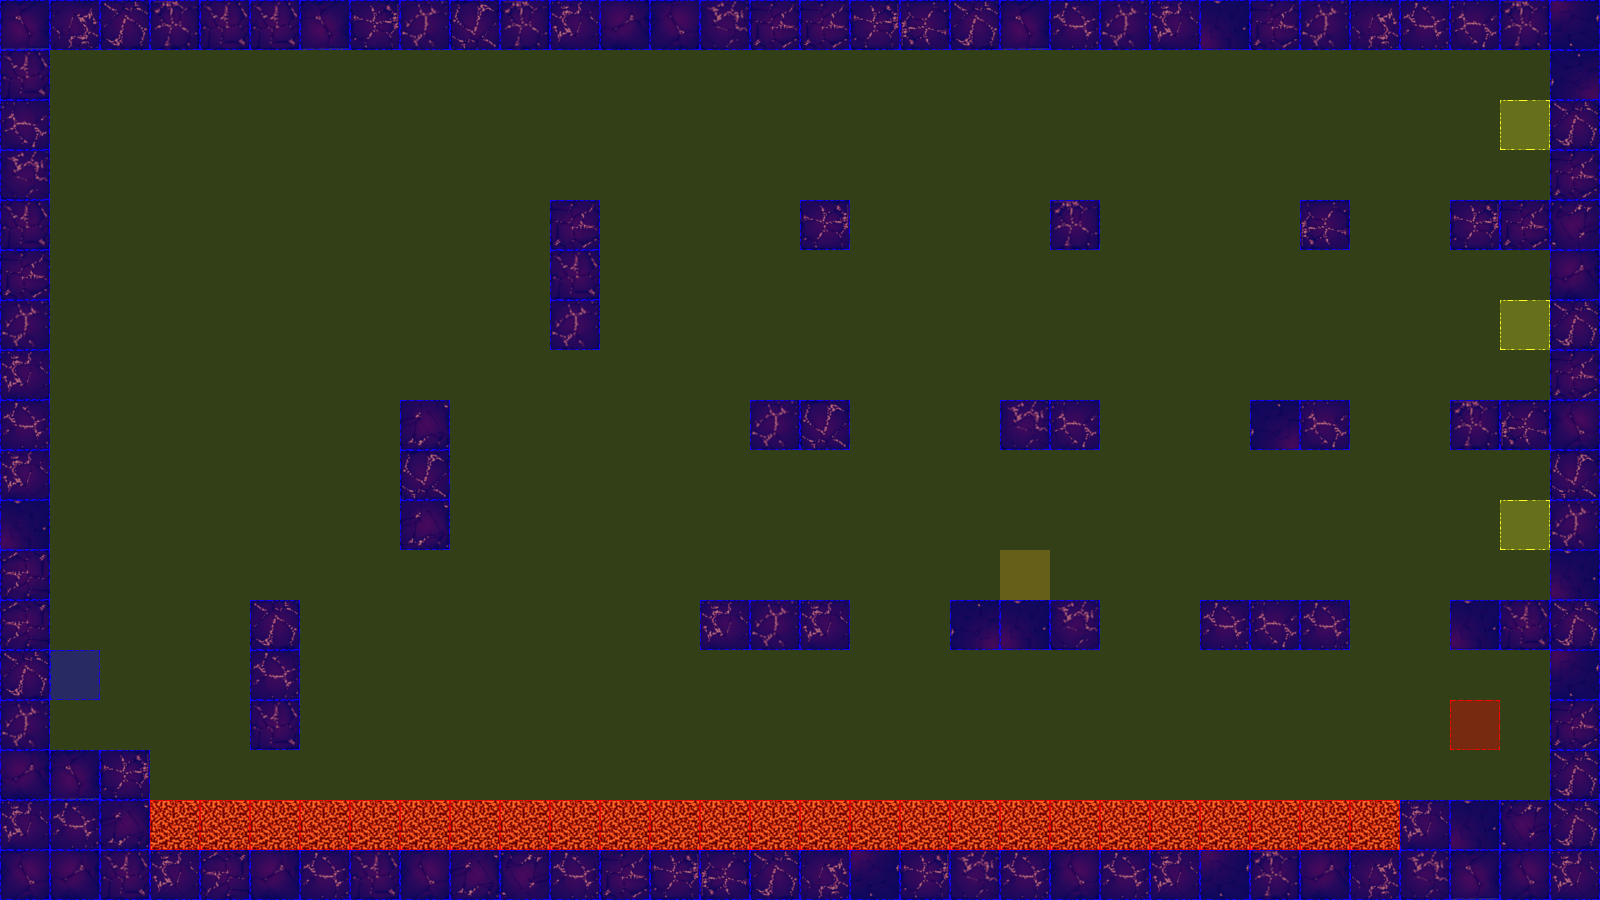

The image is a tile-based game level rendered from a .tmx file. Its description and source (layers, tilesets, objects; grid data summarised) follow:
An orthogonal 32x18 tile map with 50x50 px tiles, 3 tile layers (terrain, collision, event), 2 tilesets.

<map version="1.0" orientation="orthogonal" renderorder="left-up" width="32" height="18" tilewidth="50" tileheight="50" nextobjectid="3">
 <tileset firstgid="1" name="dungeonTile.png" tilewidth="50" tileheight="50" tilecount="64" columns="8">
  <image source="tiles/dungeonTile.png" width="400" height="400" />
 </tileset>
 <tileset firstgid="65" name="collisionTile" tilewidth="50" tileheight="50" tilecount="12" columns="3">
  <image source="tiles/collisionTile.png" width="150" height="200" />
 </tileset>
 <layer name="terrain" width="32" height="18">
  <data>[576 cells, 161 non-empty, 23 distinct tile ids]</data>
 </layer>
 <layer name="collision" width="32" height="18">
  <data>[576 cells, 576 non-empty, 3 distinct tile ids]</data>
 </layer>
 <layer name="event" width="32" height="18">
  <data>[576 cells, 6 non-empty, 4 distinct tile ids]</data>
 </layer>
</map>
